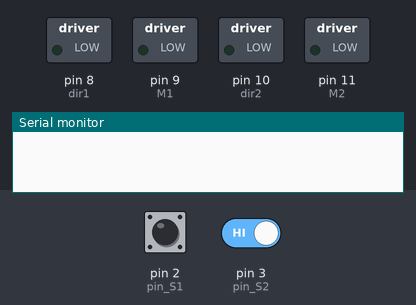
Bench run of a sketch on a simulated Arduino Uno, built with avr-gcc and run on an emulated ATmega328P. On the bench: switched loads named in the sketch (green lamp = pin HIGH), the last lines printed to the serial monitor. Dashed ring = blinking. Inputs (shaded band) come from the test bench; at power-on: pin 2 (pin_S1) HIGH, pin 3 (pin_S2) HIGH.

Above: at 1.2 s.
1.3 s: pin 2 (pin_S1) driven LOW
At 2.0 s:
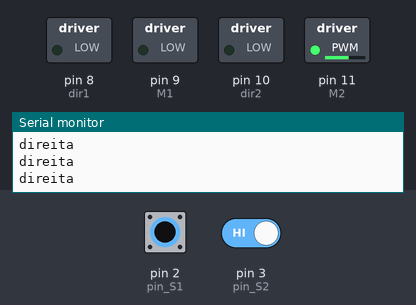
2.8 s: pin 3 (pin_S2) driven LOW
At 3.6 s:
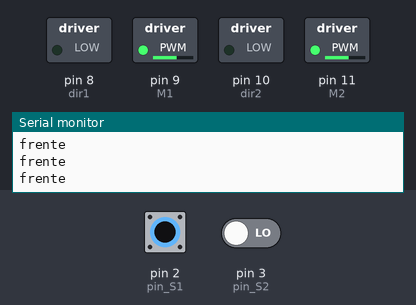
4.3 s: pin 2 (pin_S1) driven HIGH
At 4.7 s:
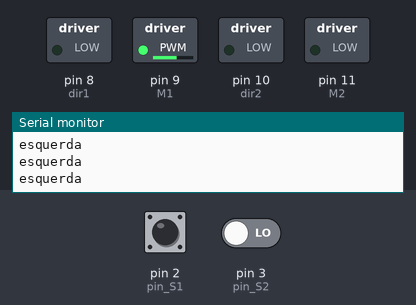
5.8 s: pin 2 (pin_S1) pulsed LOW 2 times (0.12 s each, 0.3 s apart)
At 5.86 s:
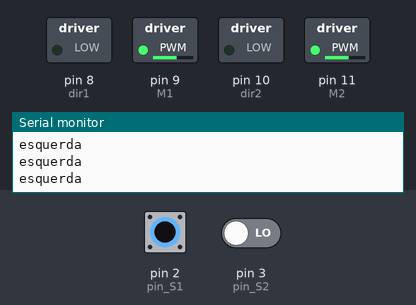
9.4 s: pin 2 (pin_S1) driven LOW and pin 3 (pin_S2) driven HIGH
At 9.7 s:
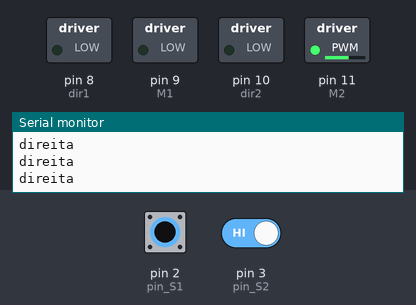
Timing chart, 0 to 12.4 s (numbered marks = the images above; inputs shaded):
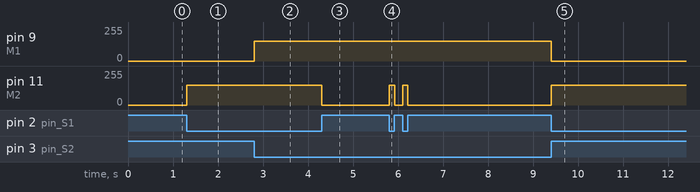

The sketch:

McGreen_1.0.ino
```cpp
//Definição dos pinos de controle do motor
#define M1 9 // Pino_Velocidade 1º Motor ( 0 a 255)_ Porta IN2 ponte H;
#define M2 11 //Pino_Velocidade 2º Motor ( 0 a 255) _ Porta IN4 ponte H;
#define dir1 8 //Pino_Direção do 1º Motor: Para frente / Para trás (HIGH ou LOW)_ porta IN1 ponte H;
#define dir2 10 //Pino_Direção do 2º Motor: Para frente / Para trás (HIGH ou LOW)_ porta IN3 ponte H;

//Definição dos pinos dos sensores
#define pin_S1 2
#define pin_S2 3
bool Sensor1 = 0;
bool Sensor2 = 0;

//variável responsável por controlar a velocidade dos motores
int velocidade = 150;

void setup(){
  Serial.begin(9600);
//Setamos os pinos de controle dos motores como saída
pinMode(M1, OUTPUT);
pinMode(M2, OUTPUT);
pinMode(dir1, OUTPUT);
pinMode(dir2, OUTPUT);

//Setamos a direção inicial do motor como 0, isso fará com que ambos os motores girem para frente
digitalWrite(dir1, LOW);
digitalWrite(dir2, LOW);

//Setamos os pinos dos sensores como entrada
pinMode(pin_S1, INPUT);
pinMode(pin_S2, INPUT);
}

void loop(){
//Neste processo armazenamos o valor lido pelo sensor na variável que armazena tais dados.
Sensor1 = digitalRead(pin_S1);
Sensor2 = digitalRead(pin_S2);

//Aqui está toda a lógica de comportamento do robô: Para a cor branca atribuímos o valor 0 e, para a cor preta, o valor 1.
if((Sensor1 == 0) && (Sensor2 == 0)){ // Se detectar na extremidade das faixas duas cores brancas
analogWrite(M1, velocidade); // Ambos motores ligam na mesma velocidade
analogWrite(M2, velocidade);
Serial.print("frente\n");
}

if((Sensor1 == 1) && (Sensor2 == 0)){ // Se detectar um lado preto e o outro branco
analogWrite(M1, velocidade); // O motor 1 desliga
analogWrite(M2, 0); // O motor 2 fica ligado, fazendo assim o carrinho virar
Serial.print("esquerda\n");
}

if((Sensor1 == 0) && (Sensor2 == 1)){ // Se detectar um lado branco e o outro preto
analogWrite(M1, 0); //O motor 1 fica ligado
analogWrite(M2, velocidade); // O motor 2 desliga, fazendo assim o carrinho virar no outro sentido
Serial.print("direita\n");
}

}
```

Measured:
- after the input at 1.3 s, pin 11 (M2): 0/255 → 150/255 at once
- after the input at 2.8 s, pin 9 (M1): 0/255 → 150/255 at once
- after the input at 4.3 s, pin 11 (M2): 150/255 → 0/255 at once
- after the input at 5.8 s, pin 11 (M2): alternates 150/255 for 0.12 s and 0/255 for 0.18 s, 4 changes in all, then stays 0/255, starting at once
- after the input at 9.4 s, pin 9 (M1): 150/255 → 0/255 at once; pin 11 (M2): 0/255 → 150/255 at once
